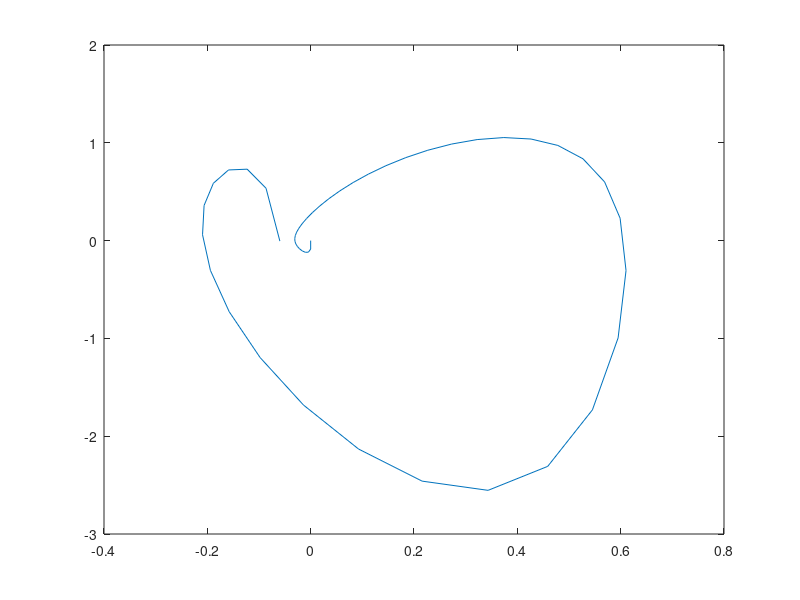
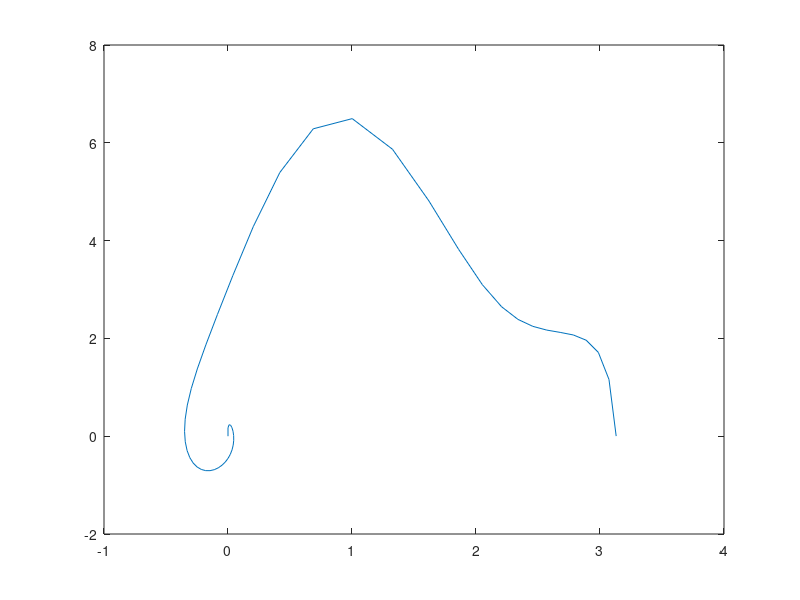

Here is the MATLAB script that generated these plots, in order: (Note: this script raises an error after producing the figures.)
function iterative_lqr_cart_pole

    T = 2.5; %time horizon
    dt = 0.05;%time step
    N = floor(T/dt);% number of time steps
    nX = 4;%number of states
    nU = 1;%number of inputs
    
    t = zeros(1,N);%time
    x = zeros(nX,N);%state
    u = zeros(nU,N);%input
    
    %cartpole physical parameters
    param.mc = 10; 
    param.mp = 2; 
    param.l = 0.5; 
    param.g = 9.8;
    param.b=0.1;
    param.d=0.1;
    
    %initial conditions
    x0= [0;0;0;0];
    
    xtraj=zeros(nX,N);%state-trajectory
    utraj=zeros(nU,N);%input-trajectory
    ktraj= zeros(nU,N);%gain-trajectory
    Ktraj = zeros(nU,nX,N);%gain-trajectory

    % fill
    % For the case where the angular velocity at the vertex is too high:
    % 
    Q = diag([1, 1, 1, 1]);% cost
    Qf = diag([1, 7500, 100, 2000]);% final cost
    R = 0.0004;% input cost

    xd = [0;pi;0;0];%desired state
    
    %call iterative lqr
    [xtraj, utraj, ktraj, Ktraj] =ilqr(x0, xtraj, utraj, ktraj, Ktraj,N,dt,param,Q, R, Qf,xd);
    
    x(:,1)=[0;0;0;0];
    
    %simulate the cart-pole system
    for k =1:N-1
        x(:,k+1)=x(:,k)+ (cartpole_dynamics(t(k),x(:,k),utraj(:,k),param))*dt;
        t(k+1) = t(k)+dt;
    end
    
    %draw the cartpole system
    for k =1:N
        draw_cartpole(t(k),x(:,k),param);
        drawnow;
    end  

end

%==========================================================================
%   iterativeLQR function
%==========================================================================
function [xtraj, utraj, ktraj, Ktraj] = ilqr(x0, xtraj, utraj, ktraj, Ktraj,N,dt,param, Q, R, Qf,xd)
    J=1e6;
    Jlast = J;
    for i=1:1000
        [xtraj, utraj, J]=forward_pass(x0, xtraj, utraj, ktraj, Ktraj, N, dt,param,Q,R,Qf,xd,J);
        [Ktraj, ktraj]=backward_pass(xtraj, utraj, ktraj, Ktraj, Q, R, Qf, xd, param,N,dt);
        figure(1)
        plot(xtraj(1,:),xtraj(2,:))
        if abs(J-Jlast) < 0.0001
            break;
        end
        Jlast = J;
    end
        figure(1)
        plot(xtraj(1,:),xtraj(3,:))
        figure(2)
        plot(xtraj(2,:),xtraj(4,:))
end

%==========================================================================
%   get Q-terms (fill in)
%==========================================================================
function [Qx, Qu, Qxx, Qux, Quu]= Q_terms (gx, gu, gxx, gux,guu, fx, fu, Vx, Vxx)
    
    % fill in
    Qx = gx + fx' * Vx;
    Qu = gu + fu' * Vx;
    Qxx = gxx + fx' * Vxx * fx;
    Qux = gux + fu' * Vxx * fx;
    Quu = guu + fu' * Vxx * fu;
end

%==========================================================================
%   get gains (fill in)
%==========================================================================
function [K, v]= gains(Qx,Qu,Qxx,Qux,Quu)
    v = -inv(Quu) * Qu;
    K = -inv(Quu) * Qux;
end

%==========================================================================
%   get V terms (fill in)
%==========================================================================
function [Vx, Vxx] = Vterms (Qx,Qu,Qxx,Qux,Quu,K,k)
    Vx = Qx - Qux' * inv(Quu) * Qu;
    Vxx = Qxx - Qux' * inv(Quu) * Qux;
end

%==========================================================================
%   compute backward pass
%==========================================================================
function [Ktraj, ktraj] = backward_pass(xtraj, utraj, ktraj, Ktraj, Q, R, Qf, xd,param,N,dt)
   
    % fill in
    % Set terminal value function derivatives using the final cost:
    Vxx = Qf;                    % Vxx,N = Qf
    Vx = Qf * (xtraj(:,N) - xd);  % Vx,N = Qf*(x_N - xd)

    for i=N-1:-1:1
        [gx, gu, gxx, gux, guu] = cost_gradients(xtraj(:,i),utraj(:,i),xd,Q,R);
        
        %fill in cartpole gradients
        % Compute continuous-time Jacobians at time step i:
        [fx_cont, fu_cont] = cartpole_grads(0, xtraj(:,i), utraj(:,i), param);

        fu = dt * fu_cont;
        fx = eye(length(xtraj(:,i))) + dt * fx_cont;

        [Qx, Qu, Qxx, Qux, Quu]= Q_terms (gx, gu, gxx, gux, guu, fx, fu, Vx, Vxx);
        [Ktraj(:,:,i), ktraj(:,i)]= gains(Qx,Qu,Qxx,Qux,Quu);
        [Vx, Vxx] = Vterms (Qx,Qu,Qxx,Qux,Quu,Ktraj(:,:,i), ktraj(:,i));
    end
end

%==========================================================================
%   cost function
%==========================================================================
function J = cost(x,u,Q,R)

J = 0.5*x'*Q*x + 0.5*u'*R*u;

end

%==========================================================================
%   final cost function
%==========================================================================
function Jf = final_cost(x,u,xd,Qf)
Jf = 0.5*(x-xd)'*Qf*(x-xd);
end

%==========================================================================
%   final cost gradients (fill in)
%==========================================================================
function [gx, gu, gxx, gux, guu] = final_cost_gradients(x,u,xd,Qf)
    gx = Qf * (x - xd);
    gu = zeros(size(u));
    gxx = Qf;
    gux = zeros(size(u,1), length(x));
    guu = zeros(size(u,1), size(u,1));
end

%==========================================================================
%   cost gradients (fill in)
%==========================================================================
function [gx, gu, gxx, gux, guu] = cost_gradients(x,u,xd,Q,R)
    gx = Q * x;
    gu = R * u;
    gxx = Q;
    gux = zeros(size(u,1), length(x)); % no cross–terms
    guu = R;
end

%==========================================================================
%   forward pass
%==========================================================================
function [xtraj, utraj, J] = forward_pass(x0, xtraj0, utraj0, ktraj, Ktraj, N, dt,param,Q,R,Qf,xd,J0)
    J = 1e7;
    alpha = 10;
    while(J0<J)
        t = 0;
        x = x0;
        J = 0;
        for i=1:N-1
            xtraj(:,i) = x;
            
            % fill in
             u = utraj0(:,i) + alpha * ktraj(:,i) + Ktraj(:,:,i) * (x - xtraj0(:,i));

            utraj(:,i) = u;%save forward pass input
            J = J+cost(x,utraj(:,i),Q,R);%compute cost of current iteration
            xdot = cartpole_dynamics(t,x,utraj(:,i),param);%compute cartpole derivatives
            t = t + dt;%increment time step
            x=x+xdot*dt;%integrate state    
        end
        xtraj(:,N) = x;
        J = J+final_cost(x,u,xd,Qf)%compute total cost
        J0
        alpha = alpha/2% linesearch if cost wasn't minimized
    end
end

%==========================================================================
%   cart pole dynamics
%==========================================================================
function xdot=cartpole_dynamics(t,x,u,param)

mc = param.mc;
mp = param.mp;
l = param.l;
g=param.g;
b=param.b;
d=param.d;

x1=x(1);
x2=x(2);
x3=x(3);
x4=x(4);

s = sin(x(2)); c = cos(x(2));

xdot(1,:)=x(3);
xdot(2,:)=x(4);
xdot(3,:) = [u-b*x3+d*x4*c/l+ mp*s*(l*x4^2 + g*c)]/[mc+mp*s^2];
xdot(4,:) =[-u*c+b*x3*c-d*(mc+mp)*x4/(mp*l) - mp*l*x4^2*c*s - (mc+mp)*g*s/(mp*l)]/[l*(mc+mp*s^2)];

end

%==========================================================================
%   cart pole gradients
%==========================================================================
function [dfdx, dfdu]=cartpole_grads(t,x,u,param)

mc = param.mc;
mp = param.mp;
l = param.l;
g = param.g;
b = param.b;
d=param.d;

x1=x(1);
x2=x(2);
x3=x(3);
x4=x(4);

s=sin(x(2));
c=cos(x(2));


dfdx(1,1)=0;
dfdx(1,2)=0;
dfdx(1,3)=1;
dfdx(1,4)=0;

dfdx(2,1)=0;
dfdx(2,2)=0;
dfdx(2,3)=0;
dfdx(2,4)=1;

df3dx1 =0;
  
df3dx2 =- (g*mp*sin(x2)^2 - mp*cos(x2)*(l*x4^2 + g*cos(x2)) + (d*x4*sin(x2))/l)/(mp*sin(x2)^2 + mc) - (2*mp*cos(x2)*sin(x2)*(u - b*x3 + mp*sin(x2)*(l*x4^2 + g*cos(x2)) + (d*x4*cos(x2))/l))/(mp*sin(x2)^2 + mc)^2;
  
df3dx3 =-b/(mp*sin(x2)^2 + mc);
  
df3dx4 =((d*cos(x2))/l + 2*l*mp*x4*sin(x2))/(mp*sin(x2)^2 + mc);
  
df4dx1 =0;
  
df4dx2 =(2*mp*cos(x2)*sin(x2)*(l*mp*cos(x2)*sin(x2)*x4^2 + (d*(mc + mp)*x4)/(l*mp) + u*cos(x2) - b*x3*cos(x2) + (g*sin(x2)*(mc + mp))/(l*mp)))/(l*(mp*sin(x2)^2 + mc)^2) - (b*x3*sin(x2) - u*sin(x2) + l*mp*x4^2*cos(x2)^2 - l*mp*x4^2*sin(x2)^2 + (g*cos(x2)*(mc + mp))/(l*mp))/(l*(mp*sin(x2)^2 + mc));
  
df4dx3 =(b*cos(x2))/(l*(mc - mp*(cos(x2)^2 - 1)));
  
df4dx4 =-((d*(mc + mp))/(l*mp) + l*mp*x4*sin(2*x2))/(l*(mp*sin(x2)^2 + mc));
  
df3du =1/(mp*sin(x2)^2 + mc);
  
df4du =-cos(x2)/(l*(mc - mp*(cos(x2)^2 - 1)));

dfdx(3,1) =df3dx1;
dfdx(3,2) =df3dx2;
dfdx(3,3) =df3dx3;
dfdx(3,4) =df3dx4;

dfdx(4,1) =df4dx1;
dfdx(4,2) =df4dx2;
dfdx(4,3) =df4dx3;
dfdx(4,4) =df4dx4;

dfdu=[0;0;df3du;df4du];


end

%==========================================================================
%   draw the cart-pole
%==========================================================================
function draw_cartpole(t,x,param)
      l=param.l;
      persistent hFig base a1 raarm wb lwheel rwheel;
      if (isempty(hFig))
        hFig = figure(25);
        set(hFig,'DoubleBuffer', 'on');
        
        a1 = l+0.25;
        av = pi*[0:.05:1];
        theta = pi*[0:0.05:2];
        wb = .3; hb=.15;
        aw = .01;
        wheelr = 0.05;
        lwheel = [-wb/2 + wheelr*cos(theta); -hb-wheelr + wheelr*sin(theta)]';
        base = [wb*[1 -1 -1 1]; hb*[1 1 -1 -1]]';
        arm = [aw*cos(av-pi/2) -a1+aw*cos(av+pi/2)
          aw*sin(av-pi/2) aw*sin(av+pi/2)]';
        raarm = [(arm(:,1).^2+arm(:,2).^2).^.5, atan2(arm(:,2),arm(:,1))];
      end
      
      figure(hFig); cla; hold on; view(0,90);
      patch(x(1)+base(:,1), base(:,2),0*base(:,1),'b','FaceColor',[.3 .6 .4])
      patch(x(1)+lwheel(:,1), lwheel(:,2), 0*lwheel(:,1),'k');
      patch(x(1)+wb+lwheel(:,1), lwheel(:,2), 0*lwheel(:,1),'k');
      patch(x(1)+raarm(:,1).*sin(raarm(:,2)+x(2)-pi),-raarm(:,1).*cos(raarm(:,2)+x(2)-pi), 1+0*raarm(:,1),'r','FaceColor',[.9 .1 0])
      plot3(x(1)+l*sin(x(2)), -l*cos(x(2)),1, 'ko',...
        'MarkerSize',10,'MarkerFaceColor','b')
      plot3(x(1),0,1.5,'k.')
      title(['t = ', num2str(t,'%.2f') ' sec']);
      set(gca,'XTick',[],'YTick',[])
      
      axis image;
      axis([-2.5 2.5 -2.5*l 2.5*l]);
      drawnow;
    end
